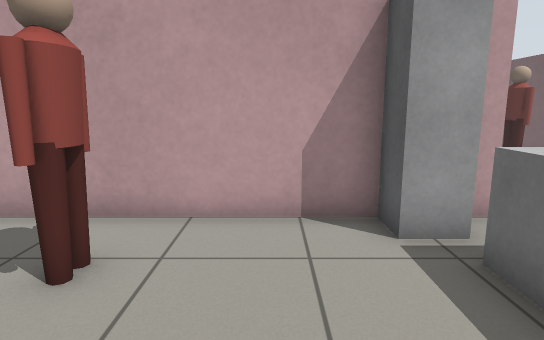
View 1 (above)

18 first-person views from a walk through a world built for the Gazebo simulator. The camera is 1 m above the floor, tilts 10° down and sees 75° across. The floor is counted in squares, 0.5 m on a side. Each view is taken from the middle of a square. On the plan, view 1 faces up. The plan holds only what a view shows up to about 18 squares ahead; the rest is blank. Some stock models are drawn as simple stand-ins. Surface patterns are stand-ins for the level's own textures.

View 2
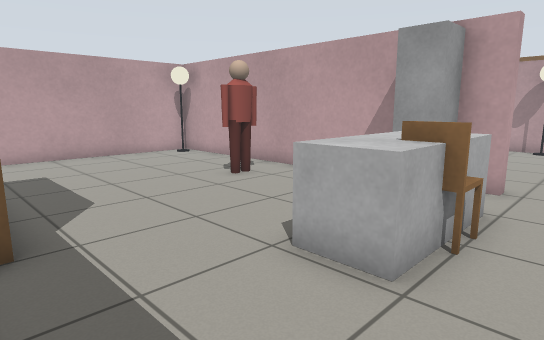

View 3
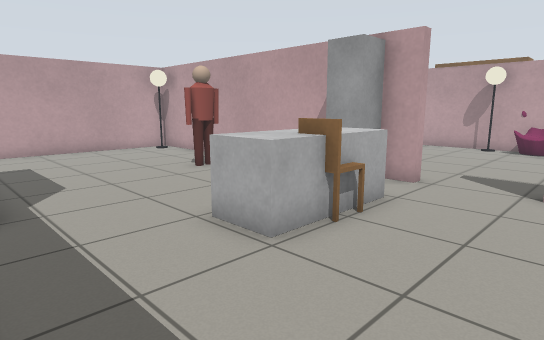

View 4
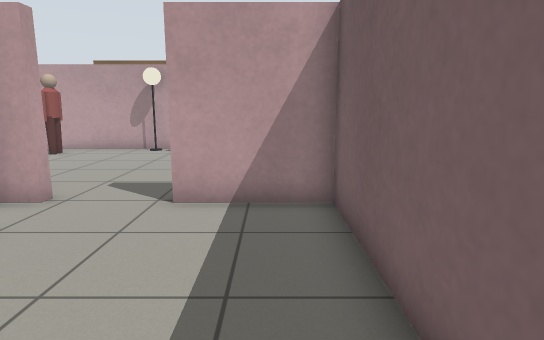

View 5
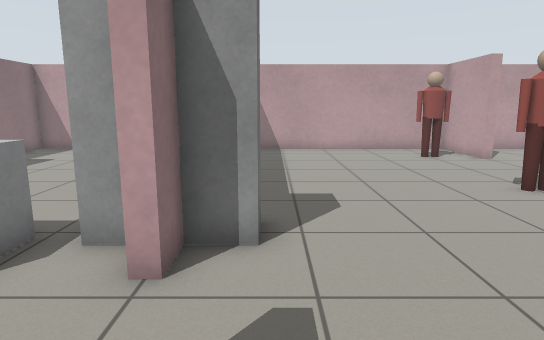

View 6
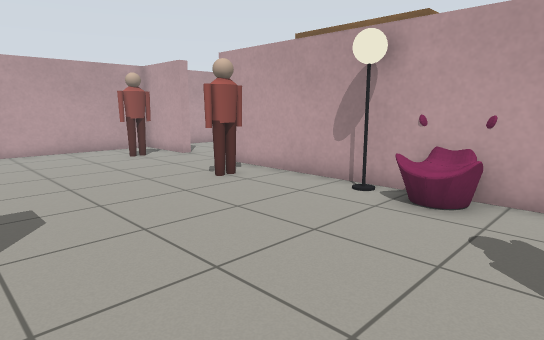

View 7
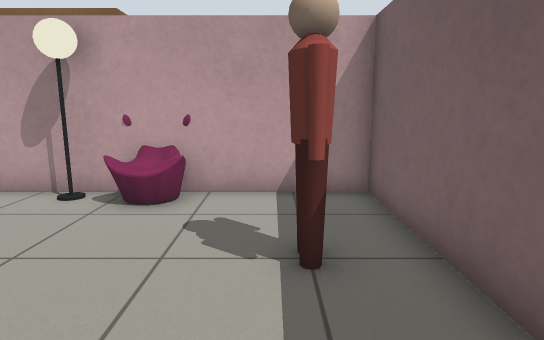

View 8
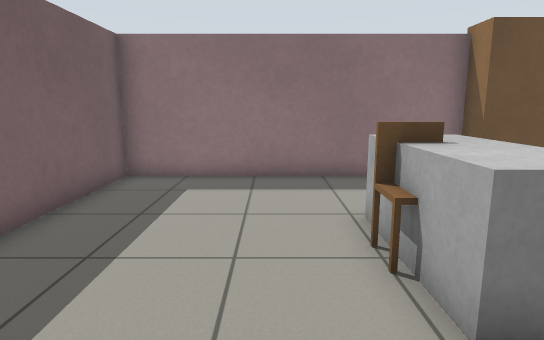

View 9
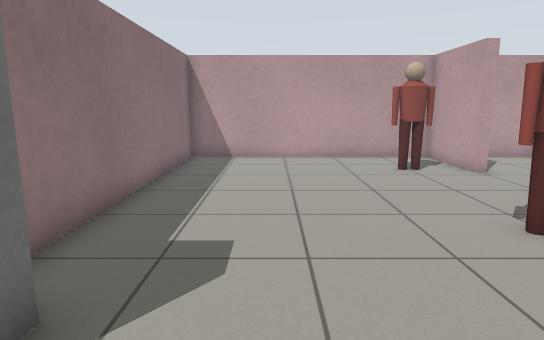

View 10
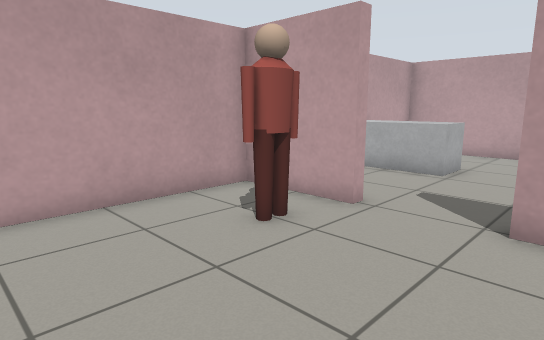

View 11
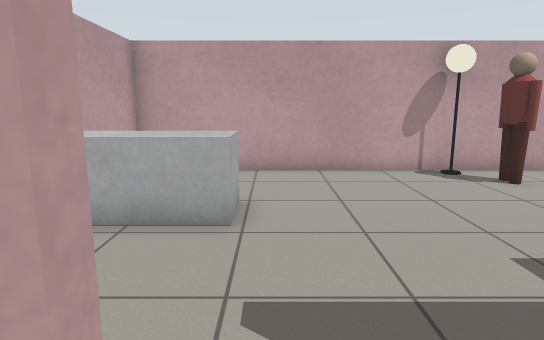

View 12
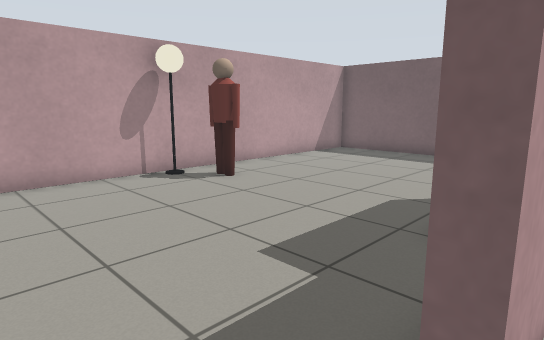

View 13
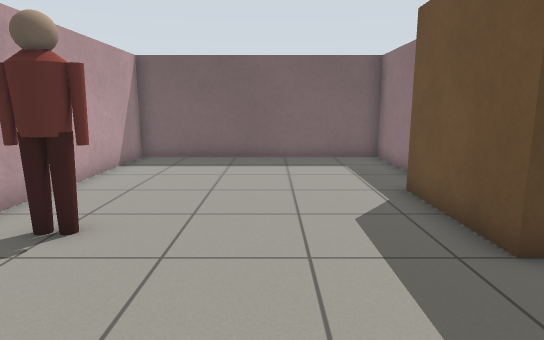

View 14
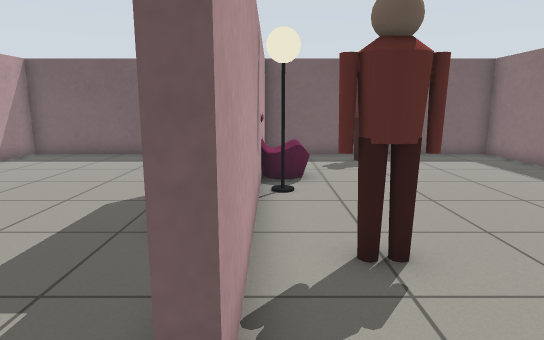

View 15
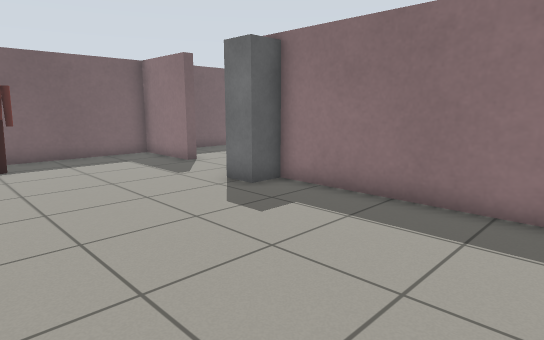

View 16
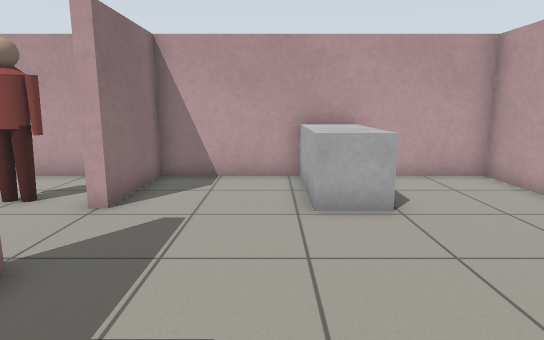

View 17
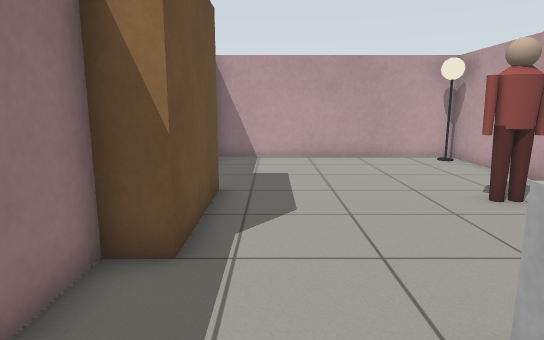

View 18
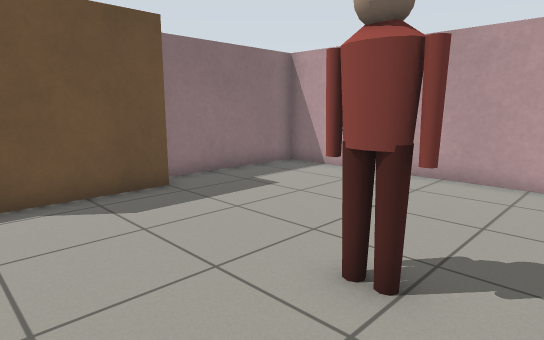

### Floor plan
Ten units are one square. View 1 is at (0, 0); x grows to the right and y downward. Boxes are objects, and circles mark ways between rooms. Rooms are numbered by the first view taken in them; rooms with no view inside come last. Other rooms are left out.
<svg viewBox="-100 -270 208 310">
<path fill="none" stroke="#000" d="M14 -63 -72 -63M35 -67 41 -67 41 -63 36 -63M8 33 103 33 103 -63 69 -63 69 -67 103 -67 103 -163 68 -163M-93 -55 -93 33 -40 33M16 -163 -31 -163M-59 -167 -59 -163 -93 -163 -93 -67 15 -67M-8 -263 -93 -263 -93 -224M-31 -163 -31 -168M70 -167 103 -167 103 -263 16 -263M-93 -205 -93 -167 -59 -167"/>
<rect x="-95" y="-65" width="20" height="10" fill="#bbb"><title>lamp</title></rect>
<rect x="-75" y="-155" width="20" height="20" fill="#bbb"><title>person</title></rect>
<rect x="-35" y="-55" width="20" height="20" fill="#bbb"><title>person</title></rect>
<rect x="-25" y="25" width="30" height="10" fill="#bbb"><title>wardrobe</title></rect>
<rect x="-15" y="-155" width="20" height="20" fill="#bbb"><title>person</title></rect>
<rect x="15" y="-85" width="20" height="40" fill="#bbb"><title>wardrobe</title></rect>
<rect x="25" y="-45" width="20" height="40" fill="#bbb"><title>grey box</title></rect>
<rect x="25" y="-165" width="20" height="10" fill="#bbb"><title>lamp</title></rect>
<rect x="45" y="-165" width="20" height="20" fill="#bbb"><title>sofa</title></rect>
<rect x="75" y="-135" width="20" height="20" fill="#bbb"><title>person</title></rect>
<rect x="-95" y="-225" width="40" height="20" fill="#bbb"><title>grey box</title></rect>
<rect x="-5" y="-265" width="20" height="20" fill="#bbb"><title>lamp</title></rect>
<rect x="5" y="-255" width="20" height="20" fill="#bbb"><title>person</title></rect>
<rect x="15" y="-175" width="30" height="10" fill="#bbb"><title>wardrobe</title></rect>
<circle cx="-45" cy="-170" r="3" fill="#2a7"/>
<circle cx="35" cy="-170" r="3" fill="#2a7"/>
<text x="10" y="-60">1</text>
<text x="10" y="-220">2</text>
</svg>
Room 1 opens to room 2.

Where each view was taken, in squares from view 1:
view 1: 0 up, 0 right, facing up
view 2: 3 down, 6 right, facing up-left
view 3: 3 down, 8 right, facing up-left
view 4: 1 down, 9 right, facing up
view 5: 8 up, 8 right, facing left
view 6: 8 up, 8 right, facing up-left
view 7: 8 up, 8 right, facing up
view 8: 7 up, 6 right, facing down
view 9: 10 up, 5 right, facing left
view 10: 10 up, 2 left, facing up-left
view 11: 15 up, 5 left, facing up
view 12: 16 up, 5 left, facing up-right
view 13: 21 up, 4 left, facing right
view 14: 16 up, 5 left, facing right
view 15: 14 up, 5 left, facing down-right
view 16: 20 up, 1 right, facing left
view 17: 1 down, 5 right, facing left
view 18: 6 up, 1 right, facing down-left
